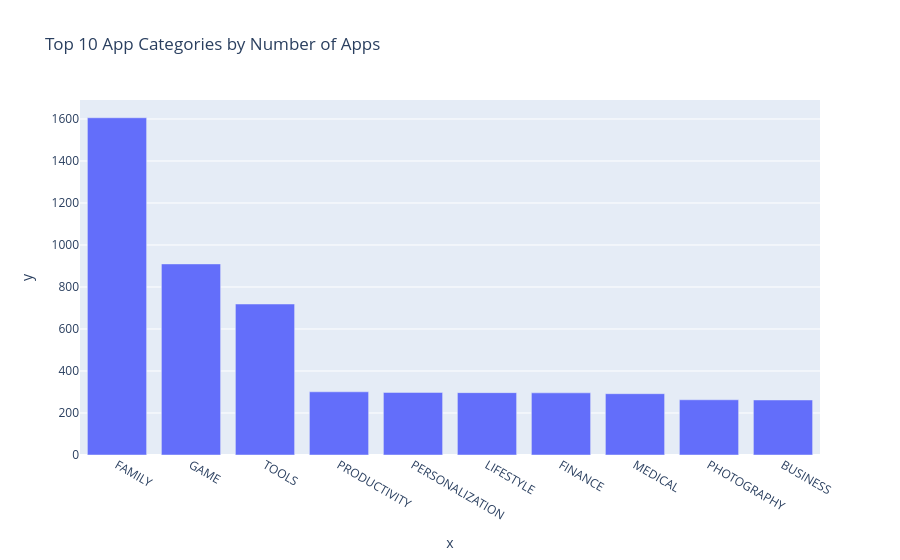

The notebook cell saved with this chart:
### Markdown cell above
### Total Installs per Category

Total installs per category measures aggregate demand — but volume alone is misleading without knowing how many apps are splitting that demand. The Opportunity Score in the analysis section below combines both dimensions.

### Code cell
bar = px.bar(
    x=top_10_category.index,
    y=top_10_category.values,
    title="Top 10 App Categories by Number of Apps",)



bar.write_image('../../plots/top_10_categories_bar.png', scale=2)
bar.show()

### Figure 1 — Plotly figure (JSON) as saved in the notebook; plotly's stock layout.template omitted (floating-point values rounded to 4 significant figures)
{"data": [{"hovertemplate": "x=%{x}<br>y=%{y}<extra></extra>", "legendgroup": "", "marker": {"color": "#636efa", "pattern": {"shape": ""}}, "name": "", "orientation": "v", "showlegend": false, "textposition": "auto", "type": "bar", "x": ["FAMILY", "GAME", "TOOLS", "PRODUCTIVITY", "PERSONALIZATION", "LIFESTYLE", "FINANCE", "MEDICAL", "PHOTOGRAPHY", "BUSINESS"], "xaxis": "x", "y": [1606, 910, 719, 301, 298, 297, 296, 292, 263, 262], "yaxis": "y"}], "layout": {"barmode": "relative", "legend": {"tracegroupgap": 0}, "title": {"text": "Top 10 App Categories by Number of Apps"}, "xaxis": {"anchor": "y", "domain": [0, 1], "title": {"text": "x"}}, "yaxis": {"anchor": "x", "domain": [0, 1], "title": {"text": "y"}}}}
